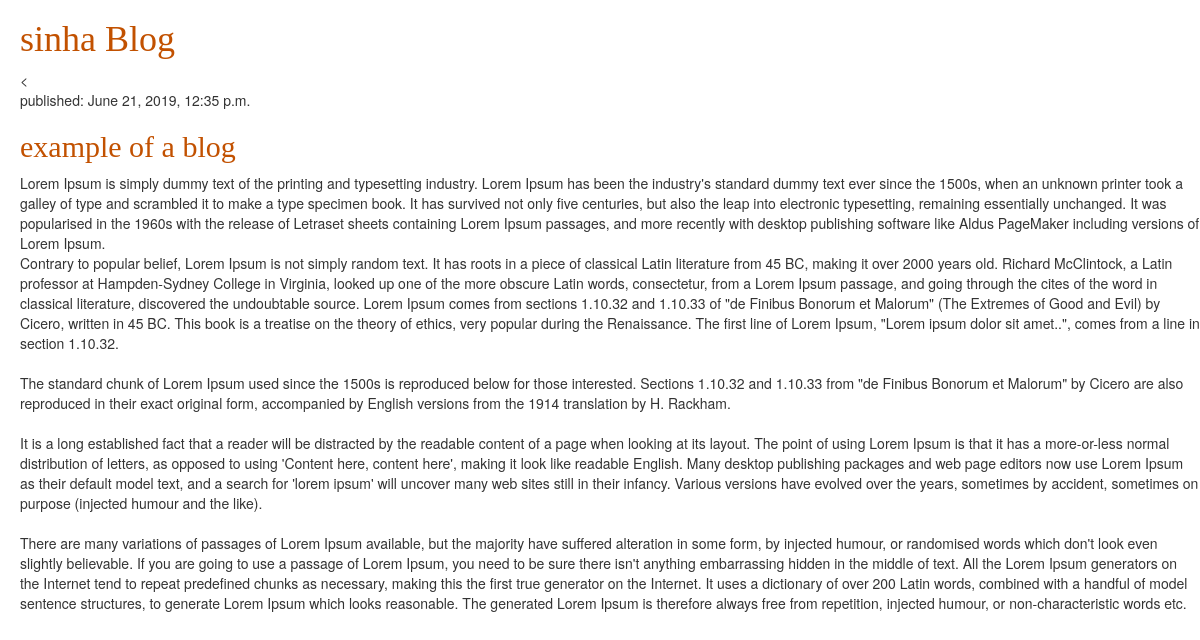
The page / on the database its author committed.
### blog/models.py (models this page shows, shortened)
class Post(models.Model):
    title = models.CharField(max_length=200)
    text = models.TextField()
    created_date = models.DateTimeField(default=timezone.now)
    published_date = models.DateTimeField(blank=True, null=True)
    author = models.ForeignKey(settings.AUTH_USER_MODEL, on_delete=models.CASCADE)

### blog/views.py (the view)
# urls.py: path('', views.post_list, name='post_list'),
def post_list(request):
    posts = Post.objects.filter(published_date__lte=timezone.now()).order_by('published_date')
    return render(request, 'blog/post_list.html', {'posts': posts})

### blog/templates/blog/post_list.html (shortened to what this page needs)
{% load static %}
<html>
    <head>
      <link rel="stylesheet" href="//maxcdn.bootstrapcdn.com/bootstrap/3.2.0/css/bootstrap.min.css">
      <link rel="stylesheet" href="//maxcdn.bootstrapcdn.com/bootstrap/3.2.0/css/bootstrap-theme.min.css">
      <link rel="stylesheet" href="{% static 'css/blog.css' %}">
    </head>
    <body>
        <div>
            <h1><a href="/">sinha Blog</a></h1>
        </div>
        <<div>
          {% for post in posts %}
              <div>
                  <p>published: {{ post.published_date }}</p>
                  <h2><a href="">{{ post.title }}</a></h2>
                  <p>{{ post.text|linebreaksbr }}</p>
              </div>
          {% endfor %}
        </div>
    </body>
</html>

### blog/static/css/blog.css (style rules this page uses)
h1 a, h2 a { color: #C25100; font-family: 'Montsterat' }
body { padding-left: 20px; }

### rows shown on the page
Post: published_date "June 21, 2019, 12:35 p.m.", title "example of a blog", text "Lorem Ipsum is simply dummy text of the printing and typesetting industry. Lorem Ipsum has been the industry's standard dummy text ever since the 1500s, when an unknown printer took a galley of type and scrambled it to make a type specimen book. It has survived not only five centuries, but also the leap into electronic typesetting, remaining essentially unchanged. It was popularised in the 1960s with the release of Letraset sheets containing Lorem Ipsum passages, and more recently with desktop publishing software like Aldus PageMaker including versions of Lorem Ipsum. Contrary to popular belief, Lorem Ipsum is not simply random text. It has roots in a piece of classical Latin literature…"
